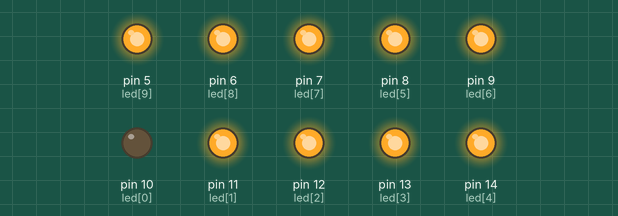
Recording of a sketch running on a simulated Arduino Uno, built with avr-gcc and run on an emulated ATmega328P. Parts: output pins drawn as LEDs (lit = HIGH).

Above: at 0.15 s.
At 0.75 s:
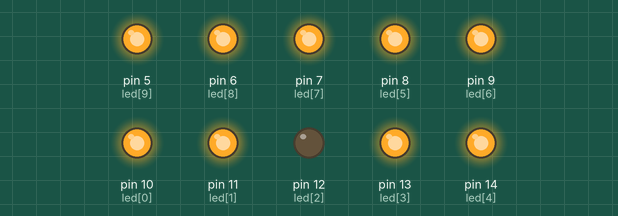
At 1.35 s:
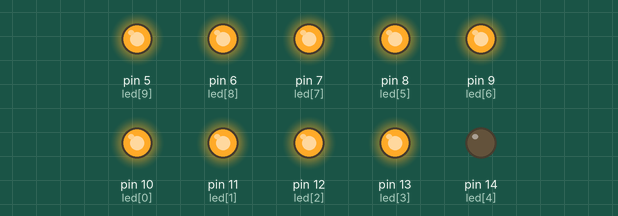
At 2.85 s:
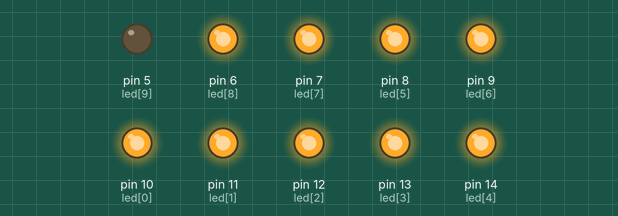
At 4.65 s:
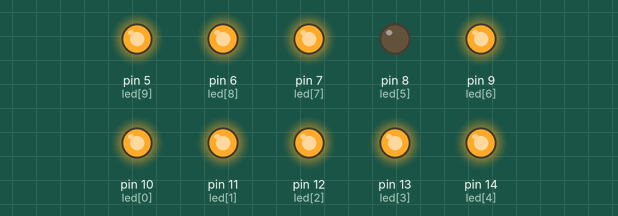
At 6.45 s:
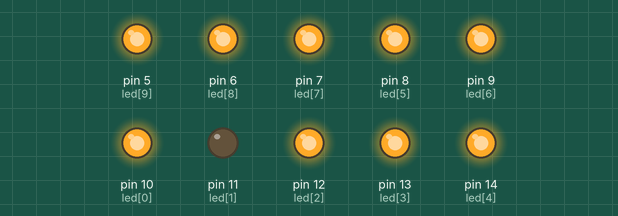
Timing chart, 0 to 6.9 s (numbered marks = the images above):
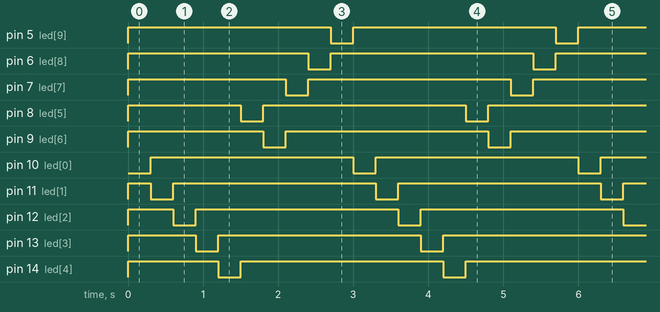

The sketch:

LedCounter.ino
```cpp
int led[10] = {10, 11, 12, 13, 14, 8, 9, 7, 6, 5 };

void setup() {
  for (int i=5; i < 15; ++i)
    pinMode(i, OUTPUT);
}

int count = 0;
void loop() {

  for (int i=5; i < 15; ++i)
    digitalWrite(i, HIGH);

  digitalWrite(led[count], LOW);
  ++count;
  if (count >= 10)
    count = 0;

  delay(300);
}
```

Measured:
- by itself, pin 5 (led[9]), pin 6 (led[8]), pin 10 (led[0]): alternates HIGH for 2.7 s and LOW for 0.30 s
- by itself, pin 7 (led[7]), pin 8 (led[5]), pin 9 (led[6]), pin 11 (led[1]), pin 12 (led[2]), pin 13 (led[3]), pin 14 (led[4]): repeats every 3.0 s: LOW 0.30 s, HIGH 2.7 s
- by itself, everything shown: repeats every 3.0 s, in 10 steps
